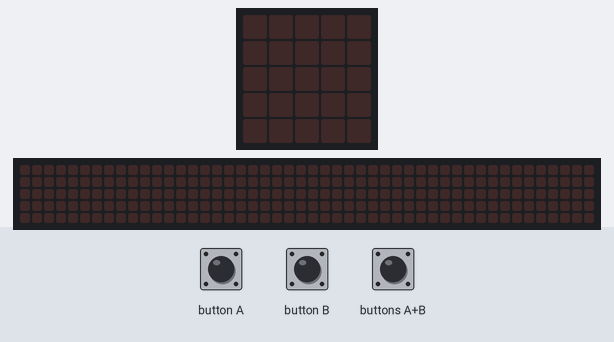
This program was run on a simulated BBC micro:bit (MakeCode). Shown: the board's 5×5 LED display, a strip that is not on the board, showing the scrolling text unrolled. The test bench sets the inputs (shaded band). Random numbers come from a fixed seed; the 48×5 strip is a reading aid, not a part: it shows the text the display is scrolling, unrolled, one strip-width of it at a time.

Above: at 1.2 s.
1.3 s: button A pressed for 0.15 s
At 1.52 s:
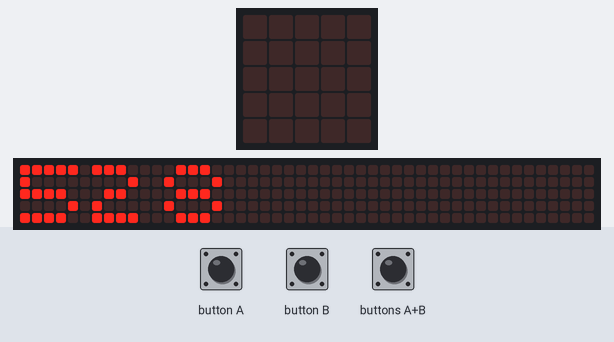
4.3 s: button B pressed for 0.15 s
At 5.12 s:
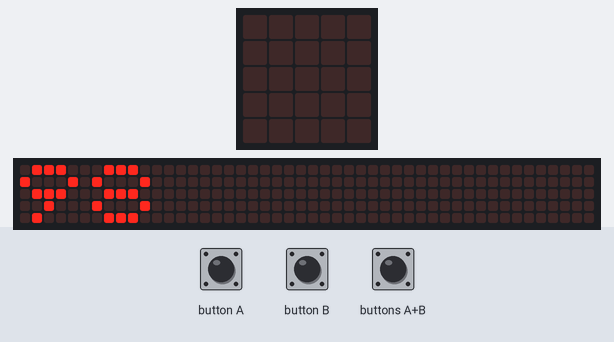
7.4 s: buttons A+B pressed for 0.15 s
At 8.3 s:
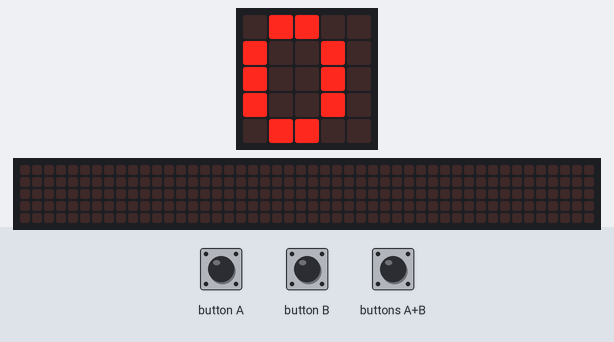
9.2 s: button A pressed for 0.15 s
At 9.42 s:
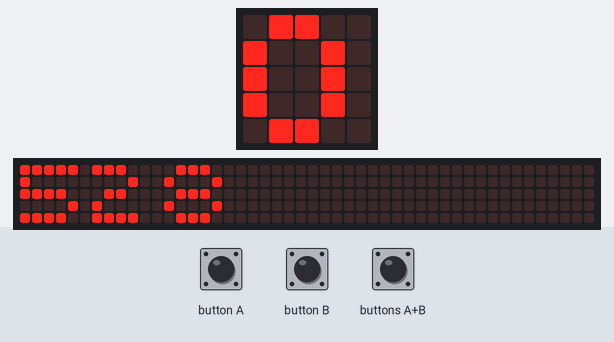
Timing chart, 0 to 12.2 s (numbered marks = the images above; inputs shaded):
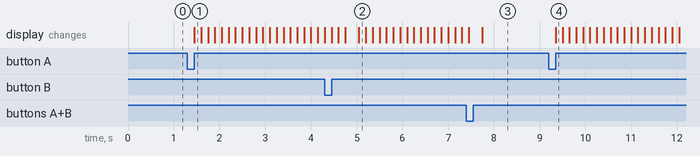

The program:

main.ts
```typescript
input.onButtonPressed(Button.A, function () {
    Totaal = 0
    for (let waarde of lijst) {
        Totaal += waarde
    }
    basic.showNumber(Totaal)
})
input.onButtonPressed(Button.AB, function () {
    for (let waarde of lijst) {
        if (waarde < laagste) {
            laagste = waarde
        }
    }
    basic.showNumber(laagste)
})
input.onButtonPressed(Button.B, function () {
    for (let waarde of lijst) {
        if (waarde > hoogste_nummer) {
            hoogste_nummer = waarde
        }
    }
    basic.showNumber(hoogste_nummer)
})
let hoogste_nummer = 0
let laagste = 0
let Totaal = 0
let lijst: number[] = []
for (let index = 0; index < 10; index++) {
    lijst.unshift(randint(1, 100))
}
```

test.ts
```typescript
// tests gaan hier; deze zal niet worden gecompileerd wanneer dit pakket wordt gebruikt als extensie.
```

Measured:
- after the input at 1.3 s, the display: changes after 0.15 s (image 1)
- after the input at 9.2 s, the display: changes after 0.15 s (image 4)
